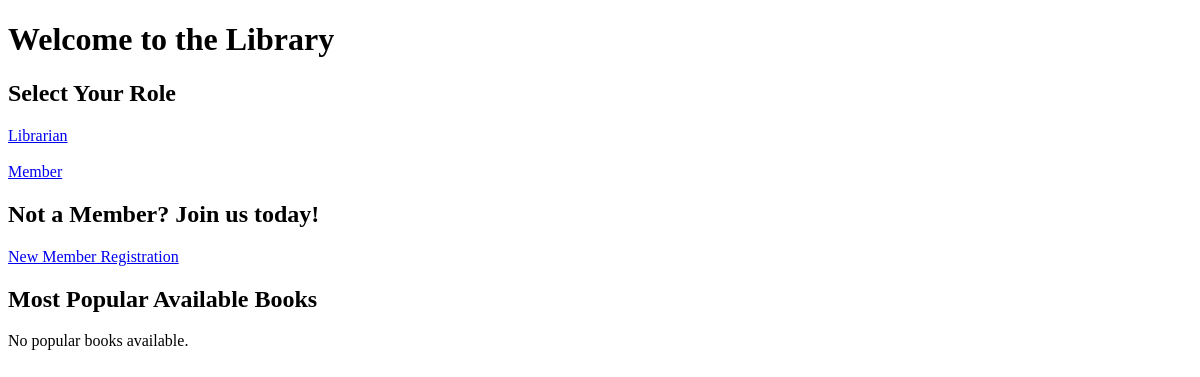
Before: / with the older database file.
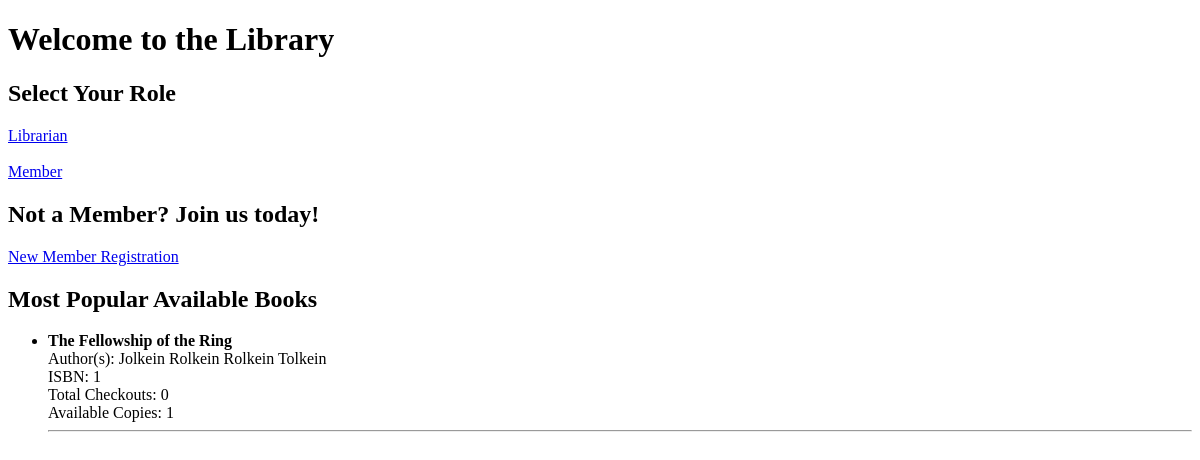
After: the same page with the newer database file.
### tables this page shows
CREATE TABLE Books (
            ISBN TEXT PRIMARY KEY,
            Title TEXT NOT NULL,
            Date_Pub TEXT,
            Publisher TEXT,
            Genre TEXT,
            Description TEXT
        );

### app.py (the view)
@app.route('/')
def index():
    conn = get_db_connection()
    popular_books = conn.execute("""
        SELECT * FROM PopularBooks
        ORDER BY Total_Checkouts DESC
        LIMIT 10
    """).fetchall()
    conn.close()
    return render_template('index.html', popular_books=popular_books)

### app.py (called while the page is built)
def get_db_connection():
    conn = sqlite3.connect('database.db')
    conn.row_factory = sqlite3.Row
    return conn

### templates/index.html (shortened to what this page needs)
<!DOCTYPE html>
<html>
<head>
</head>
<body>
    <h1>Welcome to the Library</h1>
    <h2>Select Your Role</h2>
    <a href="/librarian">Librarian</a><br><br>
    <a href="/member">Member</a>
    <h2>Not a Member? Join us today!</h2>
    <a href="/add_member">New Member Registration</a><br>
    <h2>Most Popular Available Books</h2>
    {% if popular_books %}
        <ul>
            {% for book in popular_books %}
                <li>
                    <strong>{{ book['Title'] }}</strong><br>
                    Author(s): {{ book['Authors'] }}<br>
                    ISBN: {{ book['ISBN'] }}<br>
                    Total Checkouts: {{ book['Total_Checkouts'] }}<br>
                    Available Copies: {{ book['Available_Copies'] }}
                </li>
                <hr>
            {% endfor %}
        </ul>
    {% else %}
        <p>No popular books available.</p>
    {% endif %}
</body>
</html>

Changed rows visible on the page:
now on this page (row edited): Books: Title "The Fellowship of the Ring", Authors "Jolkein Rolkein Rolkein Tolkein", ISBN "1", Total_Checkouts "0", Available_Copies "1"
Other visible differences:
text no longer shown: "No popular books available."
